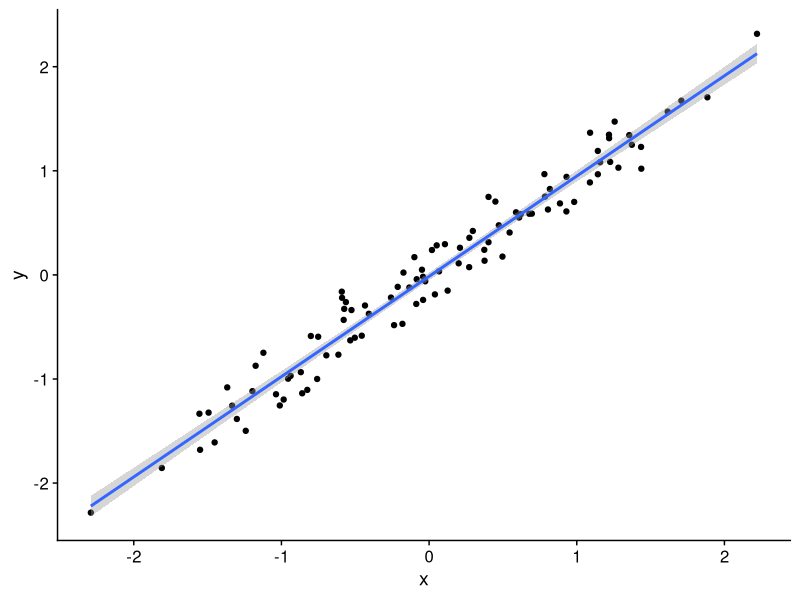

R code for this plot:
# a figure

library(dplyr)
library(ggplot2)
library(cowplot)
theme_set(theme_cowplot())

set.seed(298347)
dat <- tibble(x = rnorm(100), 
              y = x + rnorm(100, sd = 0.2))

g1<-ggplot(dat, aes(x, y))+
  geom_point() + geom_smooth(method = "lm")

ggsave('figure.png', g1)

